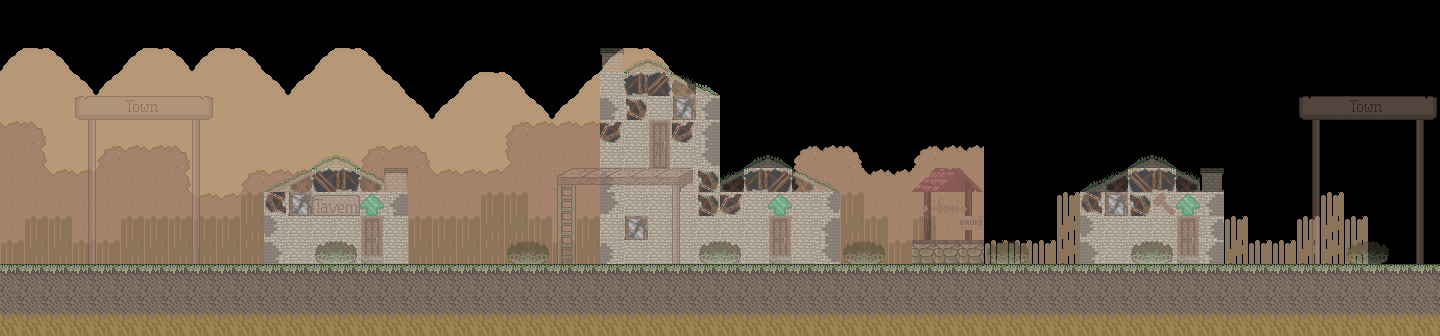

Tiled map render using the project's own tile images. Description and the map definition, with tile-layer contents summarised, below:
An orthogonal 60x14 tile map with 24x24 px tiles, 6 tile layers (mountains, treeline, reeds, buildings, ...) and 21 objects (5x door, climbable, material, enemy).

<map version="1.0" orientation="orthogonal" width="60" height="14" tilewidth="24" tileheight="24">
 <properties>
  <property name="blue" value="124" />
  <property name="floor" value="9" />
  <property name="green" value="163" />
  <property name="red" value="195" />
  <property name="soundtrack" value="town" />
  <property name="title" value="Town" />
 </properties>
 <tileset firstgid="1" name="town" tilewidth="24" tileheight="24">
  <image source="../images/tilesets/town.png" width="360" height="96" />
 </tileset>
 <layer name="mountains" width="60" height="14">
  <properties>
   <property name="parallax" value="0.2" />
  </properties>
  <data>[840 cells, 250 non-empty, 3 distinct tile ids]</data>
 </layer>
 <layer name="treeline" width="60" height="14">
  <properties>
   <property name="parallax" value="0.5" />
  </properties>
  <data>[840 cells, 188 non-empty, 3 distinct tile ids]</data>
 </layer>
 <layer name="reeds" width="60" height="14">
  <properties>
   <property name="parallax" value="0.9" />
  </properties>
  <data>[840 cells, 113 non-empty, 3 distinct tile ids]</data>
 </layer>
 <layer name="buildings" width="60" height="14">
  <data>[840 cells, 276 non-empty, 10 distinct tile ids]</data>
 </layer>
 <layer name="foreground" width="60" height="14" opacity="0.56">
  <data>[840 cells, 54 non-empty, 19 distinct tile ids]</data>
 </layer>
 <layer name="accents" width="60" height="14" opacity="0.49">
  <data>[840 cells, 59 non-empty, 24 distinct tile ids]</data>
 </layer>
 <objectgroup name="nodes" width="60" height="14">
  <object name="main" type="door" x="24" y="216" width="24" height="48" />
  <object type="door" x="1416" y="120" width="24" height="144">
   <properties>
    <property name="instant" value="true" />
    <property name="level" value="overworld" />
   </properties>
  </object>
  <object name="tavern" type="door" x="360" y="216" width="24" height="48">
   <properties>
    <property name="level" value="tavern" />
    <property name="to" value="main" />
   </properties>
  </object>
  <object name="blacksmith" type="door" x="1176" y="216" width="24" height="48">
   <properties>
    <property name="level" value="blacksmith" />
    <property name="to" value="main" />
   </properties>
  </object>
  <object name="house" type="door" x="768" y="216" width="24" height="48">
   <properties>
    <property name="level" value="house" />
    <property name="to" value="main" />
   </properties>
  </object>
  <object type="climbable" x="558" y="169" width="16" height="94" />
  <object name="leaf" type="material" x="48" y="240" width="24" height="24" />
  <object name="hippy" type="enemy" x="1008" y="216" width="24" height="24" />
 </objectgroup>
 <objectgroup name="floor" width="60" height="14">
  <object x="0" y="264" width="1440" height="72" />
 </objectgroup>
 <objectgroup name="platform" width="60" height="14">
  <object x="720" y="185" width="110" height="22">
   <polyline points="0,0 47,-25 117,10 -2,10 -1,0" />
  </object>
  <object x="562" y="172" width="110" height="22" />
  <object x="625" y="74">
   <polyline points="1,2 0,22 91,22 22,-11 1,0" />
  </object>
  <object x="385" y="168" width="24" height="24" />
  <object x="600" y="48" width="24" height="24" />
  <object x="1082" y="192">
   <polyline points="0,0 67,-32 116,-9 116,-1 1,1" />
  </object>
  <object x="1200" y="168" width="24" height="24" />
  <object x="270" y="192">
   <polyline points="0,0 65,-31 113,-9 113,6 1,6 1,1" />
  </object>
  <object x="72" y="96" width="144" height="24" />
  <object x="1296" y="96" width="144" height="24" />
  <object x="912" y="191">
   <polygon points="0,0 25,-23 49,-23 70,0" />
  </object>
  <object x="912" y="239" width="71" height="12" />
 </objectgroup>
</map>
